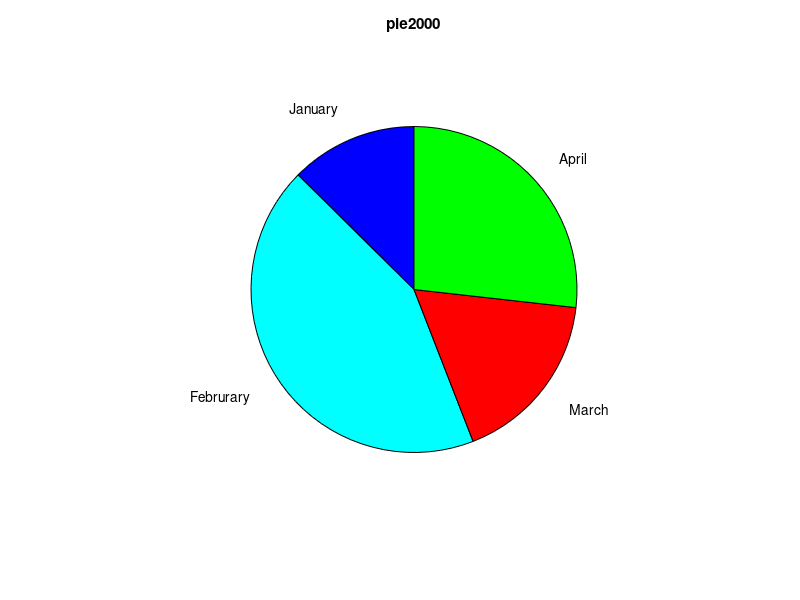
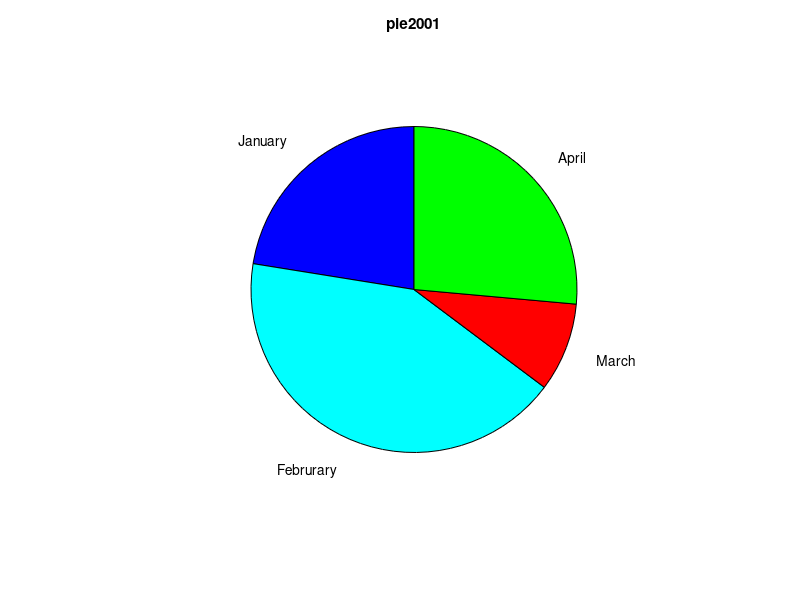
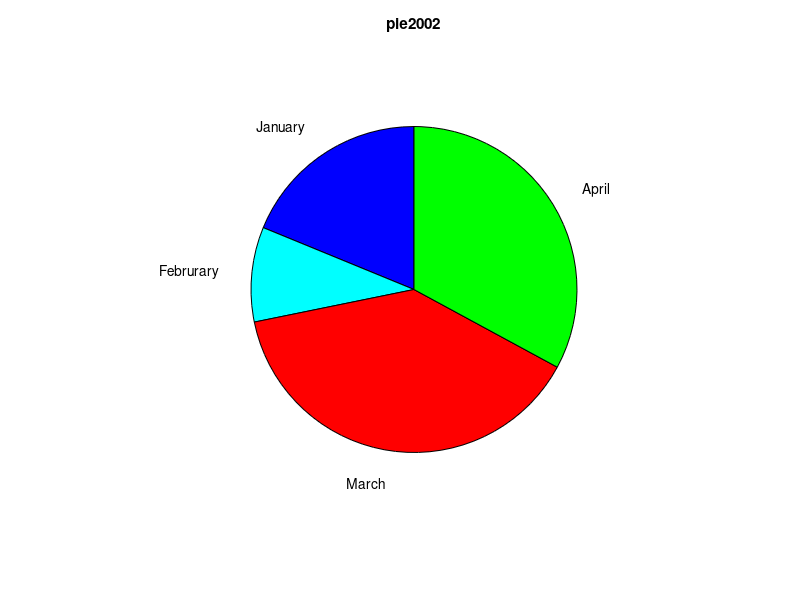
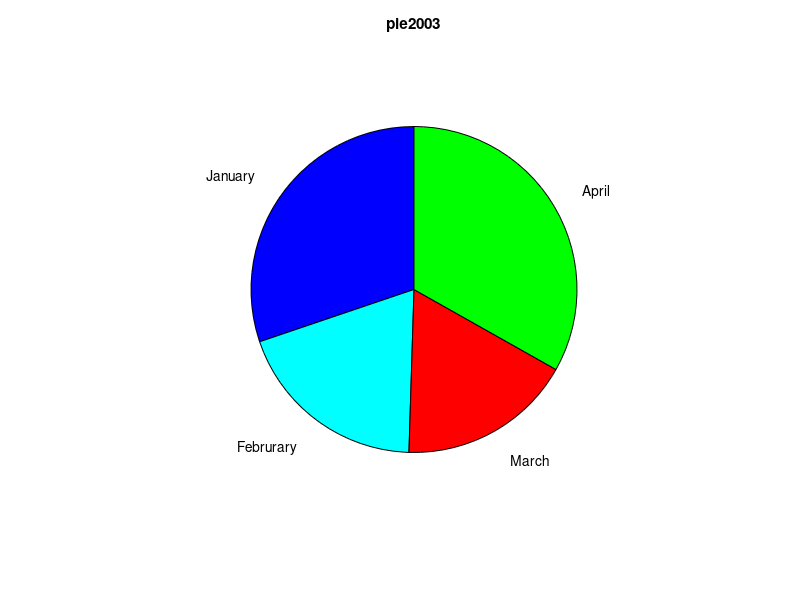

MATLAB code for these plots, in order:
close all; clear;
load('barpie_data.mat')
n = [];
D = [];

for i = 1:16
    figure()
    D = [D;dt(i,:)];
    pie(dt(i,:),labels)
    color = [0 0 1; 0,1,1; 1 0 0; 0 1 0];
    colormap(color)
%     colormap([
%         0 0 1;  %// blue
%         0,1,1;  %// cyan
%         1 0 0;  %// red
%         0 1 0;  %// green
%         ])
    yi = year+i;
    name = ['pie' num2str(yi-1)];
    n = [n;name];
    title(name)
    fname = [name '.png'];
    saveas(gcf,fname)
end